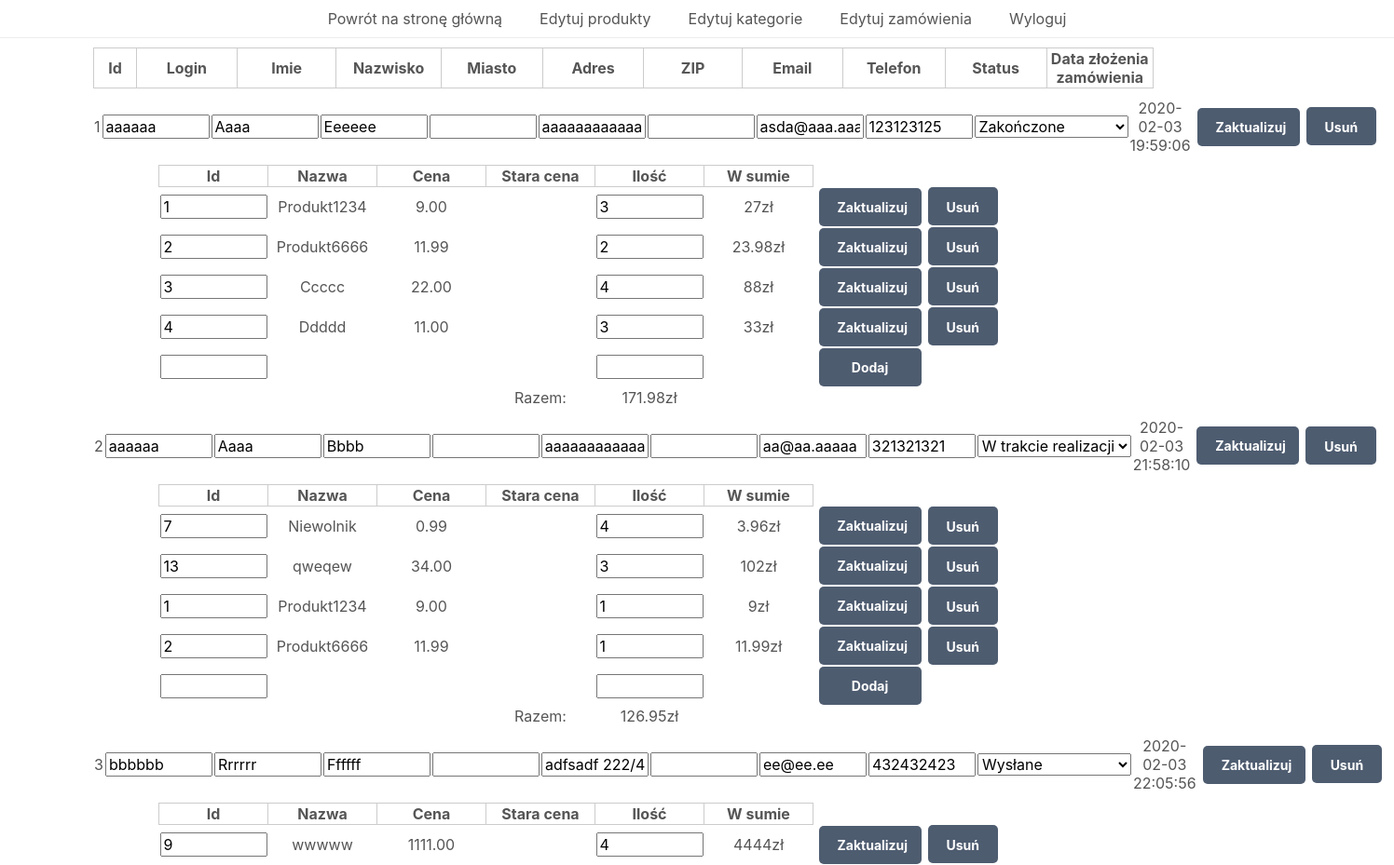
Page /index.php?page=zamowienia (signed in, upper part) on the earlier database version.
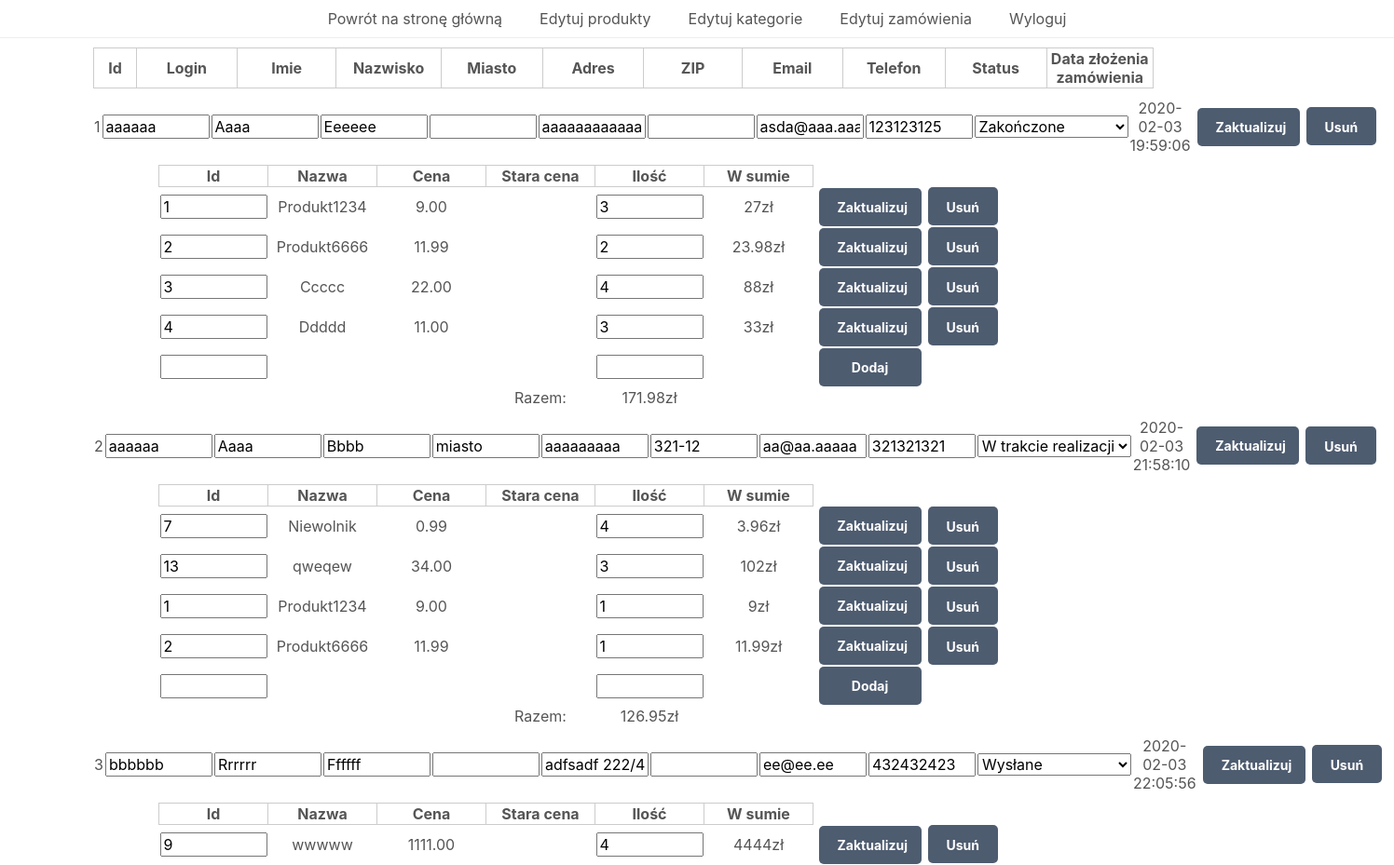
Same page on the later database version.
### tables this page shows
CREATE TABLE `zamowienia` (
  `id` int(11) NOT NULL AUTO_INCREMENT,
  `login` varchar(31) NOT NULL,
  `imie` varchar(200) NOT NULL,
  `nazwisko` varchar(200) NOT NULL,
  `city` text NOT NULL,
  `adres` text NOT NULL,
  `zip` char(10) NOT NULL,
  `email` text NOT NULL,
  `telefon` int(11) NOT NULL,
  `status` text NOT NULL DEFAULT 'pending',
  `data` datetime NOT NULL DEFAULT current_timestamp(),
  PRIMARY KEY (`id`),
  KEY `id` (`id`),
  KEY `login` (`login`),
  CONSTRAINT `zamowienia_ibfk_1` FOREIGN KEY (`login`) REFERENCES `users` (`login`) ON DELETE CASCADE ON UPDATE CASCADE
);

### index.php (called while the page is built, shortened)
<?php
include 'funkcje.php';
$page = isset($_GET['page']) && file_exists($_GET['page'] . '.php') ? $_GET['page'] : 'home';
include $page . '.php';
?>

### zamowienia.php (the view, shortened to what the changed rows need)
<?php
$polecenie = $pdo->prepare('SELECT * FROM zamowienia');
$polecenie->execute();
$zamowienia = $polecenie->fetchAll(PDO::FETCH_ASSOC);
$polecenie = $pdo->prepare('SELECT MAX(id) FROM produkty');
$polecenie->execute();
$max_id = $polecenie->fetch(PDO::FETCH_ASSOC);
$max_id = array_pop($max_id);
?>
<?=template_header_adm('Panel administracyjny')?>
<div class='zamowienia' style="margin: 0 100px">
    <table>
            <tr class='naglowek_tabeli'>
                <th>Id</th>
                <th>Login</th>
                <th>Imie</th>
                <th>Nazwisko</th>
                <th>Miasto</th>
                <th>Adres</th>
                <th>ZIP</th>
                <th>Email</th>
                <th>Telefon</th>
                <th>Status</th>
                <th>Data złożenia zamówienia</th>
                <th class="zaktualizuj"></th>
                <th class="usun"></th>
            </tr>
    </table>
    <?php foreach($zamowienia as $zamowienie): ?>
    <table>
            <tr>
                <form method="post" action="index.php?page=zamowienia">
                <td><?=$zamowienie['id'] ?></td>
                <td><input type="text" name="login" value="<?=$zamowienie['login'] ?>"></td>
                <td><input type="text" name="imie" value="<?=$zamowienie['imie'] ?>"></td>
                <td><input type="text" name="nazwisko" value="<?=$zamowienie['nazwisko'] ?>"></td>
                <td><input type="text" name="city" value="<?=$zamowienie['city'] ?>"></td>
                <td><input type="text" name="adres" value="<?=$zamowienie['adres'] ?>"></td>
                <td><input type="text" name="zip" value="<?=$zamowienie['zip'] ?>"></td>
                <td><input type="email" name="email" value="<?=$zamowienie['email'] ?>"></td>
                <td><input type="number" name="telefon" value="<?=$zamowienie['telefon'] ?>"></td>
                <td>
                    <select name="status" id="status">
                        <option value="pending" <?=status_zam($zamowienie['status'], 'pending') ?>>W trakcie realizacji</option>
                    </select>
                </td>
                <td><?=$zamowienie['data'] ?></td>
                <td><button type="submit" name="update" value="<?=$zamowienie['id'] ?>">Zaktualizuj</button></td>
                </form>
                <td><a class="button" href="index.php?page=zamowienia&remove=<?=$zamowienie['id'] ?>">Usuń</a></td>
            </tr>
    </table>
    <table class='produkty'>
        <tr class='naglowek_tabeli'>
            <th>Id</th>
            <th>Nazwa</th>
            <th>Cena</th>
            <th>Stara cena</th>
            <th>Ilość</th>
            <th>W sumie</th>
            <th class="zaktualizuj"></th>
            <th class="usun"></th>
        </tr>
        <?php
        $polecenie = $pdo->prepare('SELECT * FROM zamowienia_produkty WHERE zam_id=?');
        $polecenie->execute([$zamowienie['id']]);
        $produkty = $polecenie->fetchAll(PDO::FETCH_ASSOC);
        $wSumie = 0;
        ?>
        <?php foreach($produkty as $produkt):?>
            <?php
            $polecenie = $pdo->prepare('SELECT * FROM produkty WHERE id=?');
            $polecenie->execute([$produkt['prod_id']]);
            $reszta_produktow = $polecenie->fetchAll(PDO::FETCH_ASSOC);
            ?>
            <?php foreach($reszta_produktow as $reszta_produktu): ?>
            <tr>
                <form method="post" action="index.php?page=zamowienia">
                <td><input type="number" name="prod_id" min="1" max="<?=$max_id ?>" value="<?= $produkt['prod_id']?>"></td>
                <td><?= $reszta_produktu['nazwa']?></td>
                <td><?= $reszta_produktu['cena']?></td>
                <td><?= $reszta_produktu['staracena']?></td>
                <td><input type="number" name="ilosc_prod" min="1" value="<?= $produkt['ilosc_prod']?>"></td>
                <td><?php echo $produkt['ilosc_prod']*$reszta_produktu['cena'];
                $wSumie += $produkt['ilosc_prod']*$reszta_produktu['cena'];?>&#122;&#322;</td>
                <td><button type="submit" name="update_prod" value="<?=$produkt['prod_id'] ?>">Zaktualizuj</button></td>
                </form>
                <td><a class="button" href="index.php?page=zamowienia&remove_prod=<?=$produkt['prod_id'] ?>&zam_id=<?= $zamowienie['id'] ?>">Usuń</a></td>
            </tr>
            <?php endforeach; ?>
        <?php endforeach; ?>
            <tr>
                <form method="post" action="index.php?page=zamowienia">
                <td><input type="number" name="prod_id" max="<?=$max_id ?>" min="1"></td>
                <td></td>
                <td></td>
                <td></td>
                <td><input type="number" name="ilosc_prod" min="1"></td>
                <td></td>
                <td><button type="submit" name="add_prod">Dodaj</button></td>
                </form>
                <td></td>
            </tr>
            <tr>
                <td></td>
                <td></td>
                <td></td>
                <td>Razem:</td>
                <td><?= $wSumie; ?>&#122;&#322;</td>
                <td></td>
                <td></td>
            </tr>
    </table>
    <?php endforeach; ?>
</div>
<?=template_footer()?>

Differences in the rows shown:
changed zamowienia "Bbbb": city (not shown) → "miasto"; adres "aaaaaaaaaaaa" → "aaaaaaaaa"; zip (not shown) → "321-12"
